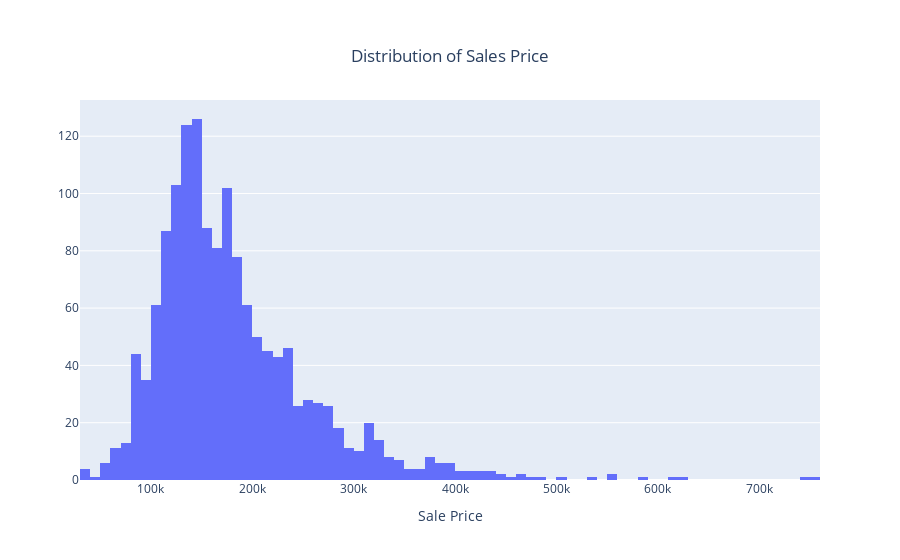

Notebook code for this chart:
### Code cell
#What does the boston housing market look like
x_hist = housing_df['SalePrice'].values

fig = go.Figure()

fig.add_trace(
    go.Histogram(
        x=x_hist
    )
)

fig.update_layout(
    title=dict(
        text='Distribution of Sales Price',
        x=0.5,
        yanchor='top',
        xanchor='center'),
    xaxis_title='Sale Price'
)

iplot(fig)

### Figure 1 — Plotly figure (JSON) as saved in the notebook; plotly's stock layout.template omitted (floating-point values rounded to 4 significant figures; data arrays with more than 128 entries replaced by an {"elided": "..."} marker saying what was removed)
{"data": [{"type": "histogram", "x": {"elided": "1460 int values"}}], "layout": {"title": {"text": "Distribution of Sales Price", "x": 0.5, "xanchor": "center", "yanchor": "top"}, "xaxis": {"title": {"text": "Sale Price"}}}}
